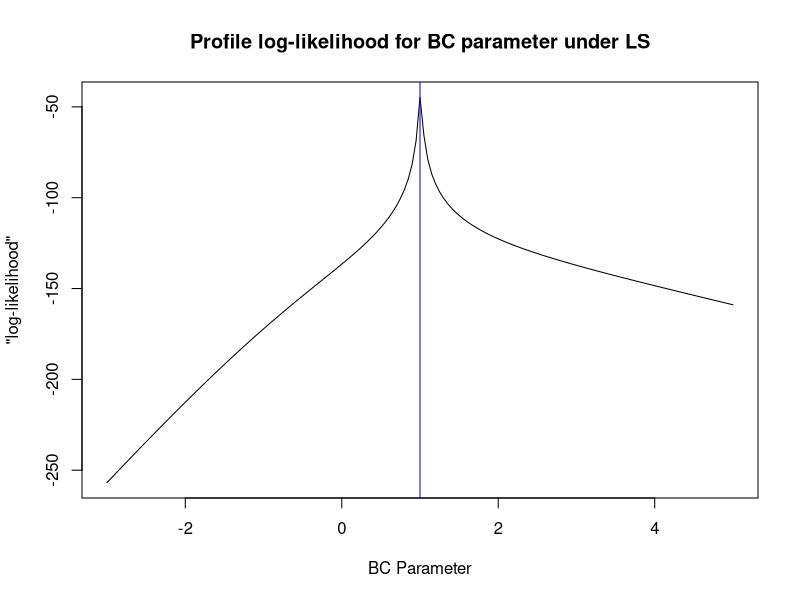
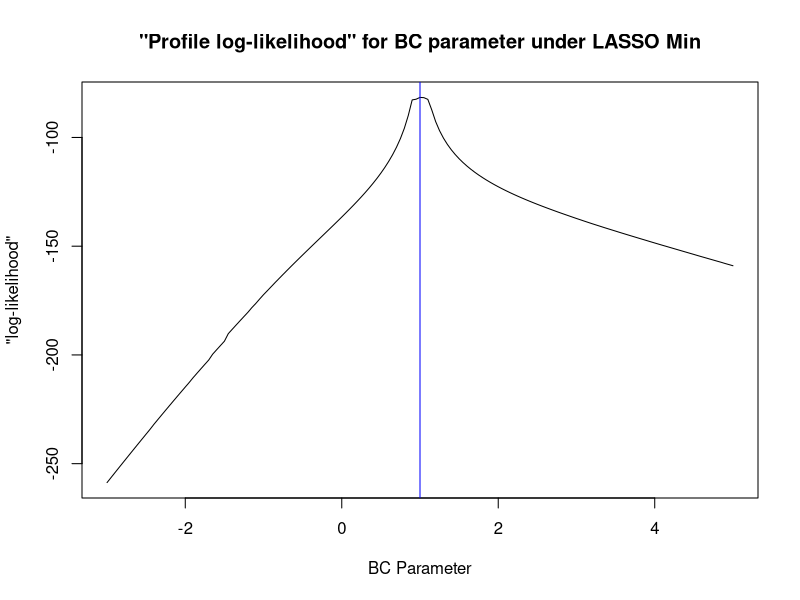
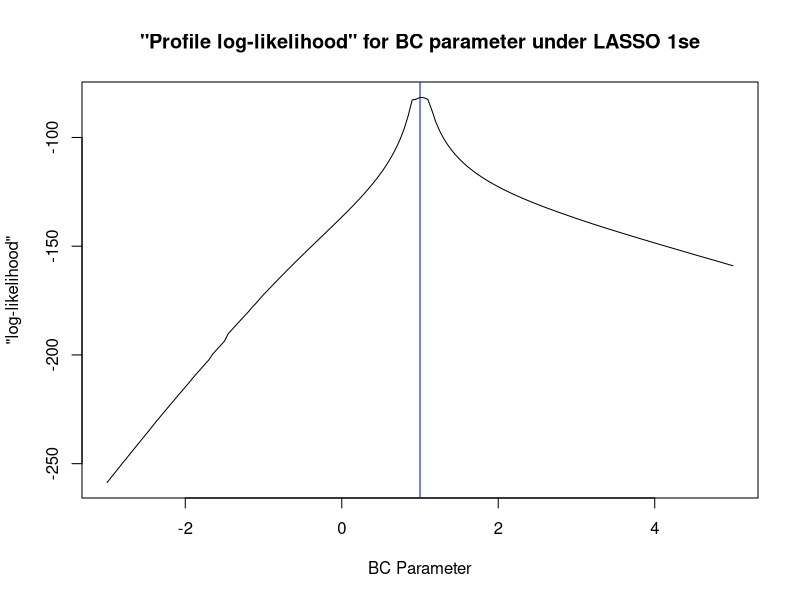
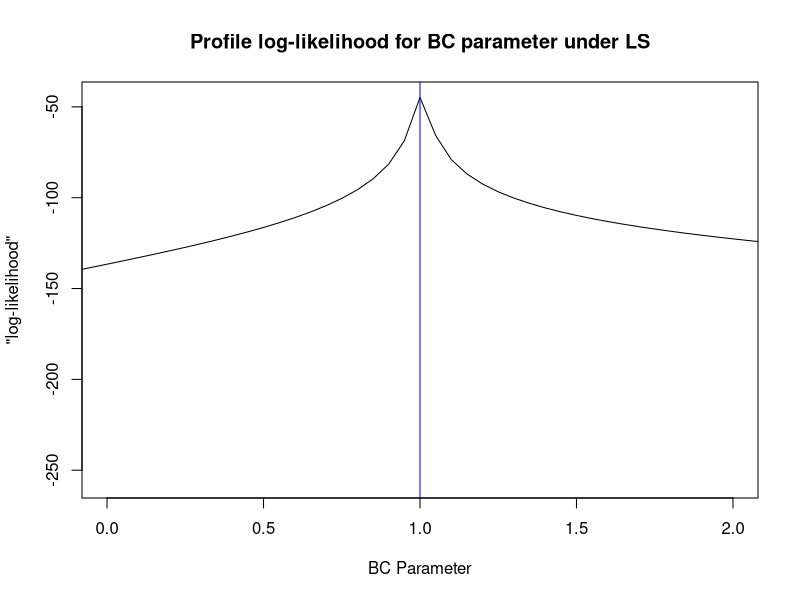
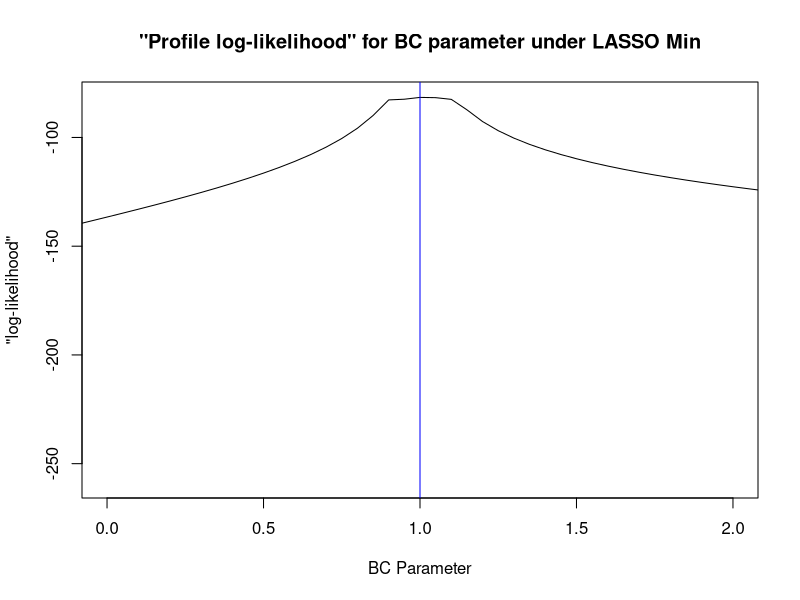
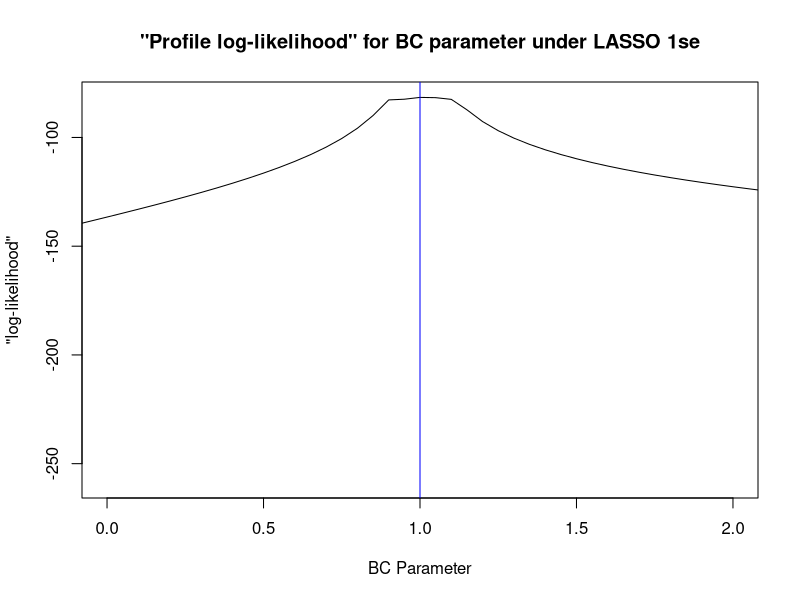
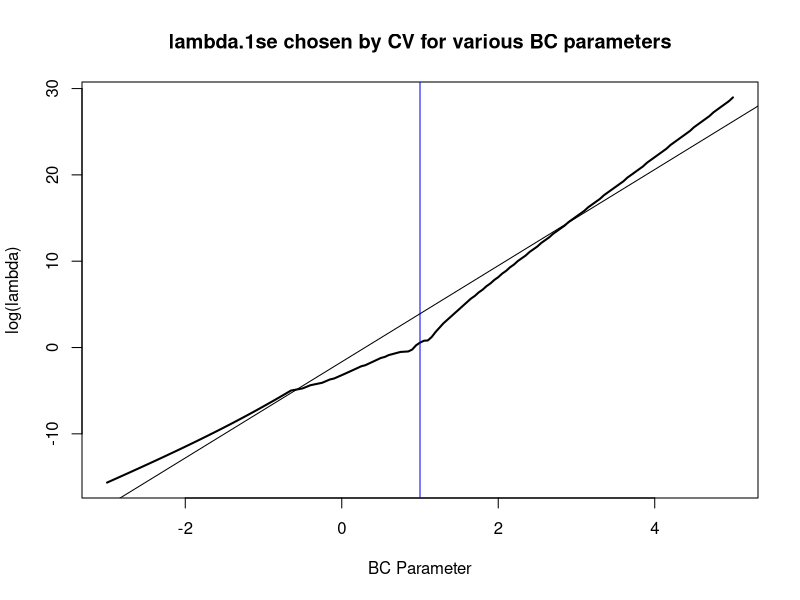
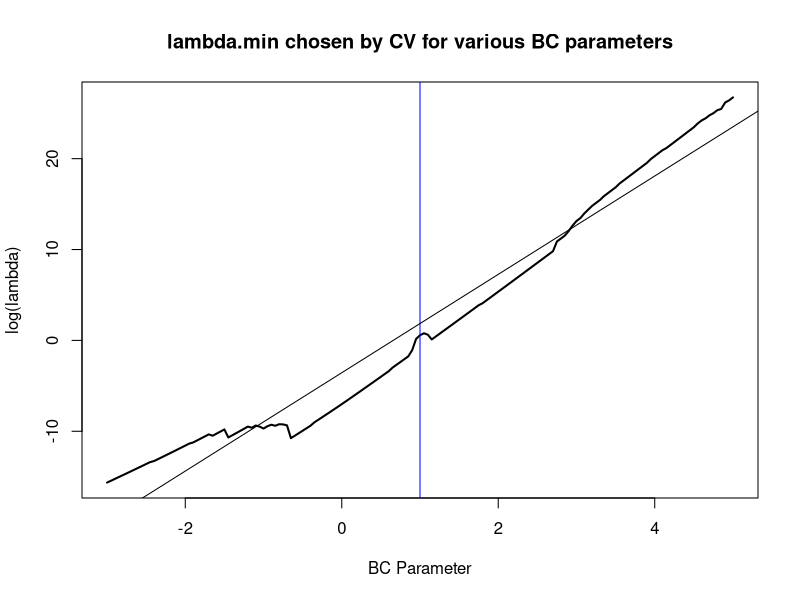

Write the R code that produced these figures, in order. (Note: this script raises an error after producing the figures.)
library(MASS)
library(glmnet)
library(pbapply)
library(grDevices)

set.seed(96533752)

M = 5 #Number of times to replicate simulation

n = 100
p = 10
sigma = 1
gamma.0 = 1

#Smallest and largest gamma candidates
gamma.min = -3
gamma.max = 5
#Step size for gamma candidates
gamma.step = 0.05
Gammas = seq(gamma.min, gamma.max, gamma.step)
len.G = length(Gammas)

### Store all profile likelihoods
### Dimensions are:
### Type = LS, LASSO Min or LASSO 1se
### Iteration
### Gamma (i.e. BC parameter)
pr.lik.collection = array(0, dim = c(3, M, len.G))

for(j in seq_len(M)){
  set.seed(100*5^j)
  
  all.lambdas = c()
  
  #source(Roboflavin_Investigation.R)
  profile.lik = function(gamma, X, Y){
    n = length(Y)
    Y.new = BC(Y, gamma)
    fit = lm(Y.new ~ X)
    sse = sum((fit$residuals)^2)
    lik = -n*log(sse)/2
    Jacob = (gamma - 1) * sum(log(Y))
    lik = lik + Jacob
    return(lik)
  }
  
  profile.lik.lasso = function(gamma, X, Y, folds=NULL){
    n = length(Y)
    Y.new = BC(Y, gamma)
    if(is.null(folds)){
      fit.cv = cv.glmnet(X, Y.new)
    } else{
      fit.cv = cv.glmnet(X, Y.new, foldid = folds)
    }
    all.lambdas <<- cbind(all.lambdas, c(fit.cv$lambda.1se,
                                         fit.cv$lambda.min))
    Y.hat.min = predict(fit.cv, X, s = "lambda.min")
    Y.hat.1se = predict(fit.cv, X, s = "lambda.min")
    resid.min = Y.new - Y.hat.min
    resid.1se = Y.new - Y.hat.1se
    sse.min = sum((resid.min)^2)
    sse.1se = sum((resid.1se)^2)
    lik.min = -n*log(sse.min)/2
    lik.1se = -n*log(sse.1se)/2
    Jacob = (gamma - 1) * sum(log(Y))
    lik.min = lik.min + Jacob
    lik.1se = lik.1se + Jacob
    output = c(lik.min, lik.1se)
    return(output)
  }
  
  #Returns a vector that the BC transform (with par. gamma) maps to Y
  #Note: Does not account for negative values
  inv.BC = function(Y, gamma){
    if(gamma == 0){
      return(exp(Y))
    } else{
      Z = 1 + gamma*Y
      Z = Z^(1/gamma)
      return(Z)
    }
  }
  
  #Returns the BC transformation of Y with par. gamma
  #Note: Does not account for negative values
  BC = function(Y, gamma){
    if(gamma ==0){
      return(log(Y))
    } else{
      Z = Y^gamma
      Z = (Z - 1)/gamma
      return(Z)
    }
  }
  
  
  
  
  
  X = matrix(rnorm(n*p, 10, 10), nrow = n, ncol = p)
  beta = 1:p
  mu.Y.raw = X %*% beta
  mu.Y = mu.Y.raw + 10*abs(min(mu.Y.raw))
  Y = mu.Y + rnorm(n, 0, sigma)
  
  Z = inv.BC(Y, gamma.0)
  
  # plot(X, Y)
  # plot(X, Z)
  
  
  
  all.likelihoods = sapply(seq_along(Gammas),function(i){
    this.gamma = Gammas[i]
    this.lik = profile.lik(this.gamma, X, Z)
    return(this.lik)
  })
  
  pr.lik.collection[1,j,] = all.likelihoods
  
  ### Get CV folds
  fit.lasso = cv.glmnet(X, Y, keep=T)
  folds = fit.lasso$foldid
  
  all.lik.lasso = pbsapply(seq_along(Gammas),function(i){
    this.gamma = Gammas[i]
    this.lik = profile.lik.lasso(this.gamma, X, Z, folds)
    return(this.lik)
  })
  
  pr.lik.collection[2:3,j,] = all.lik.lasso
  
  
  ### Compute mean and SE within each parameter setting
  pr.lik.means = apply(pr.lik.collection, c(1,3), mean)
  pr.lik.sd = apply(pr.lik.collection, c(1,3), function(W){
    return(sd(W)/sqrt(length(W)))
  })
  
  
  ### Plot "log-likelihood function" using residuals from
  ### lm and from LASSO
  pdf(paste0("Plots/Profile Likelihood - LS/Profile Likelihood LS - ",
             j, ".pdf"))
  plot(Gammas, pr.lik.means[1,], type="l",# ylim = c(-625, -200),
       xlab = "BC Parameter", ylab = "\"log-likelihood\"",
       main = "Profile log-likelihood for BC parameter under LS")
  abline(v = 1, lwd = 1, col = "blue")
  dev.off()
  pdf(paste0("Plots/Profile Likelihood - LASSO/",
             "Profile Likelihood LASSO Min - ",
             j, ".pdf"))
  plot(Gammas, pr.lik.means[2,], type = "l",# ylim = c(-625, -200),
       xlab = "BC Parameter", ylab = "\"log-likelihood\"",
       main = "\"Profile log-likelihood\" for BC parameter under LASSO Min")
  abline(v = 1, lwd = 1, col = "blue")
  dev.off()
  pdf(paste0("Plots/Profile Likelihood - LASSO/",
             "Profile Likelihood LASSO 1se - ",
             j, ".pdf"))
  plot(Gammas, pr.lik.means[3,], type = "l",# ylim = c(-625, -200),
       xlab = "BC Parameter", ylab = "\"log-likelihood\"",
       main = "\"Profile log-likelihood\" for BC parameter under LASSO 1se")
  abline(v = 1, lwd = 1, col = "blue")
  dev.off()
  
  ### Plot "log-likelihood function" using residuals from
  ### lm and from LASSO focused around the maximum
  pdf(paste0("Plots/Zoomed Profile Likelihood - LS/",
             "Zoomed Profile Likelihood LS - ",
             j, ".pdf"))
  plot(Gammas, pr.lik.means[1,], type="l",
       xlim = c(gamma.0 - 1, gamma.0 + 1),
       xlab = "BC Parameter", ylab = "\"log-likelihood\"",
       main = "Profile log-likelihood for BC parameter under LS")
  abline(v = 1, lwd = 1, col = "blue")
  dev.off()
  pdf(paste0("Plots/Zoomed Profile Likelihood - LASSO/",
             "Zoomed Profile Likelihood LASSO min - ",
             j, ".pdf"))
  plot(Gammas, pr.lik.means[2,], type = "l",
       xlim = c(gamma.0 - 1, gamma.0 + 1),
       xlab = "BC Parameter", ylab = "\"log-likelihood\"",
       main = "\"Profile log-likelihood\" for BC parameter under LASSO Min")
  abline(v = 1, lwd = 1, col = "blue")
  dev.off()
  pdf(paste0("Plots/Zoomed Profile Likelihood - LASSO/",
             "Zoomed Profile Likelihood LASSO 1se - ",
             j, ".pdf"))
  plot(Gammas, pr.lik.means[3,], type = "l",
       xlim = c(gamma.0 - 1, gamma.0 + 1),
       xlab = "BC Parameter", ylab = "\"log-likelihood\"",
       main = "\"Profile log-likelihood\" for BC parameter under LASSO 1se")
  abline(v = 1, lwd = 1, col = "blue")
  dev.off()
  
  
  ### Model log(lambda) ~ BC par. using linear regression
  ### Plot results
  fit.1se = lm(log(all.lambdas[1,]) ~ Gammas)
  pdf(paste0("Plots/Log-Lambda Min/",
             "Log Lambda Min - ",
             j, ".pdf"))
  plot(Gammas, log(all.lambdas[1,]), type="l", lwd=2,
       xlab = "BC Parameter", ylab = "log(lambda)",
       main = "lambda.1se chosen by CV for various BC parameters")
  abline(v = 1, lwd = 1, col = "blue")
  abline(fit.1se)
  dev.off()
  
  fit.min = lm(log(all.lambdas[2,]) ~ Gammas)
  pdf(paste0("Plots/Log-Lambda 1SE/",
             "Log Lambda 1SE - ",
             j, ".pdf"))
  plot(Gammas, log(all.lambdas[2,]), type="l", lwd=2,
       xlab = "BC Parameter", ylab = "log(lambda)",
       main = "lambda.min chosen by CV for various BC parameters")
  # abline(v = c(0.55, 1.45), lwd = 2, col = "red")
  abline(v = 1, lwd = 1, col = "blue")
  abline(fit.min)
  dev.off()
  
}
